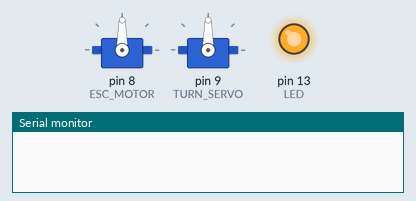
The sketch below on a simulated Arduino Uno, built with avr-gcc and run on an emulated ATmega328P. Parts: 2 × servo, output pins drawn as LEDs (lit = HIGH), the last lines printed to the serial monitor.

Above: at 0.1 s.
At 3.9 s:
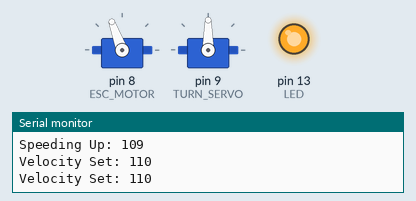
Timing chart, 0 to 5.4 s (numbered marks = the images above):
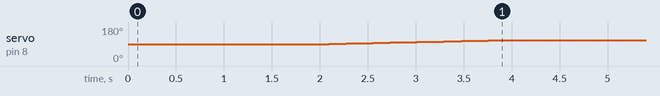

The sketch:

Ramp_Test.ino
```cpp
/*
 * Test file for ramp up/down driving function
 */
#include <Servo.h>
#include <millisDelay.h>
/*----------------------------------------------------------------------------------------------------------------------*/
// Drive motor and steering servo variables
volatile int VELOCITY = 90; // declare VELOCITY as global to keep track of speed between function calls
Servo ESC_MOTOR; // initialize ESC_MOTOR as a Servo object --> on pin 8
Servo TURN_SERVO; // initialize TURN_SERVO as a Servo object --> on pin 9

/* MOTOR SPEEDS AND DIRECTIONS BASED OFF PULSE WIDTH MODULATION VALUES
* 0 <= speed <= 90 == reverse direction for motors
* 90 <= speed <= 180 == forward direction for motors
* 90 == stop motors
* 0 == full speed in reverse
* 180 == full speed forwards
*/

millisDelay PROGRAM_STARTUP;
millisDelay VELOCITY_TIMER;
volatile long REMAINING_VELOCITY_TIME = 0;
volatile int CHECK = 0;

/*----------------------------------------------------------------------------------------------------------------------*/
void SetVelocity(int target_velocity, long time_interval){
  // Using a timer to set velocity gradually

  if(CHECK == 0){
    VELOCITY_TIMER.start(time_interval);
    CHECK++;
  }
  else if(CHECK == 1){
    VELOCITY_TIMER.start(REMAINING_VELOCITY_TIME);
  }

  //Serial.print("Initial Timer Check: ");
  //Serial.println(VELOCITY_TIMER.delay());
  if(VELOCITY < target_velocity){
    if(VELOCITY_TIMER.delay() < time_interval / 4){
      // if time interval has been reached
      Serial.print("Speeding Up: ");
      Serial.println(VELOCITY);
      VELOCITY++; // increase velocity
      ESC_MOTOR.write(VELOCITY); // send velocity value to motor
      CHECK = 0;
    }
    else{
      //Serial.print("Check 1: ");
      //Serial.println(VELOCITY_TIMER.delay());
    }
  }
  else if(VELOCITY == target_velocity){
    CHECK = 2;
    Serial.print("Velocity Set: ");
    Serial.println(VELOCITY);
    return 0;
  }
  else{
    if(VELOCITY_TIMER.delay() < time_interval / 4){
      // if time interval has been reached
      Serial.print("Slowing Down: ");
      Serial.println(VELOCITY);
      VELOCITY--; // decrease velocity
      ESC_MOTOR.write(VELOCITY); // send velocity value to motor
      CHECK = 0;
    }
    else{
      //Serial.print("Check 2: ");
      //Serial.println(VELOCITY_TIMER.delay());
    }
  }
  REMAINING_VELOCITY_TIME = VELOCITY_TIMER.remaining();
  VELOCITY_TIMER.stop();
}

void setup() {
  Serial.begin(9600);

  ESC_MOTOR.attach(8); // set ESC_MOTOR to pin 8
  TURN_SERVO.attach(9); // set TURN_SERVO to pin 9

  LEDSetup(); // turn on on-board LED to ensure program is running
  delay(2000);
  Serial.println("In Loop");
}

void loop() {

  //Serial.println("In Loop");
  // NOTE: delay interval is not working as expected. The current value of 100 ms has an actual delay of several seconds
  SetVelocity(110, 100); // SetVelocity(target speed, timer interval [ms])

}
```

A_PreSetup.ino
```cpp
/*
 * Setup functions for limit switches, LED, RC control
 */
/*----------------------------------------------------------------------------------------------------------------------*/
// On-board LED to know when program has been successfully downloaded to board
void LEDSetup(){
  pinMode(13, OUTPUT);
  digitalWrite(13, HIGH); // turn on light to ensure board is working
}
/*----------------------------------------------------------------------------------------------------------------------*/
```

Measured:
- by itself, servo on pin 8 (ESC_MOTOR): moves from 90° to 110° over 1.8 s
